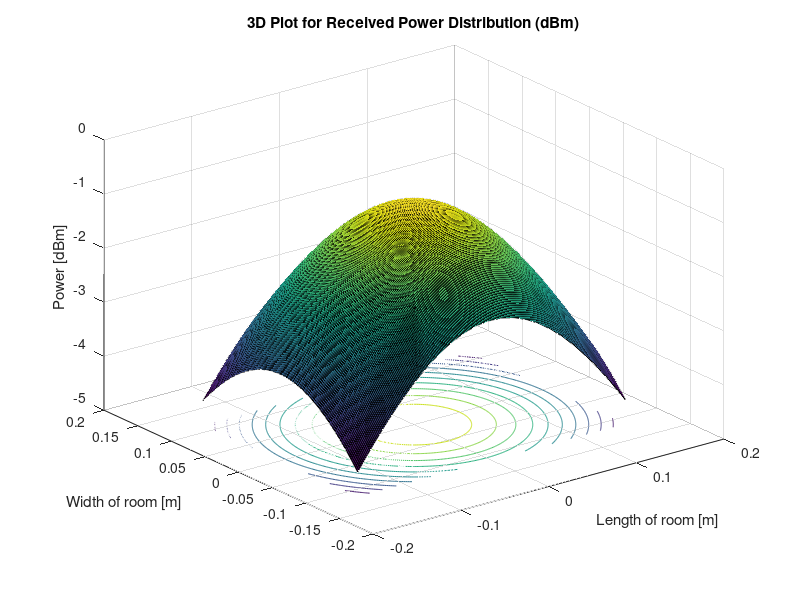
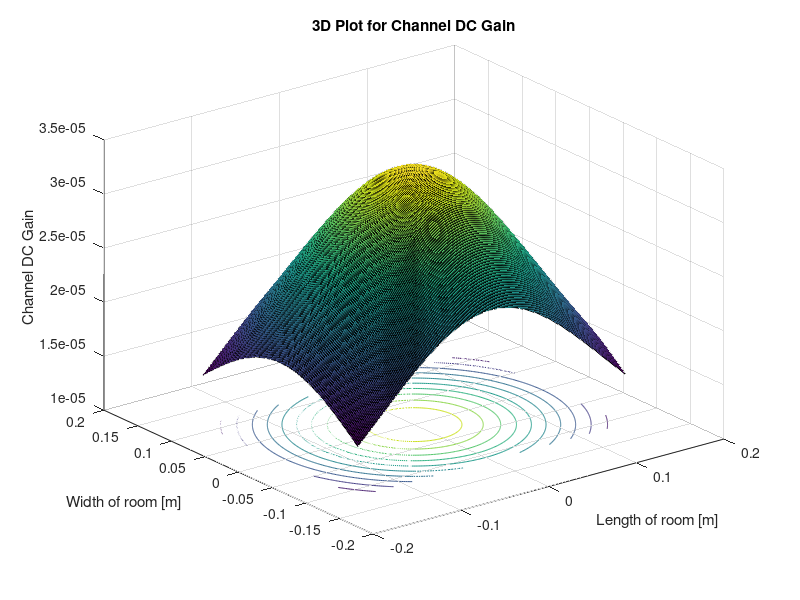
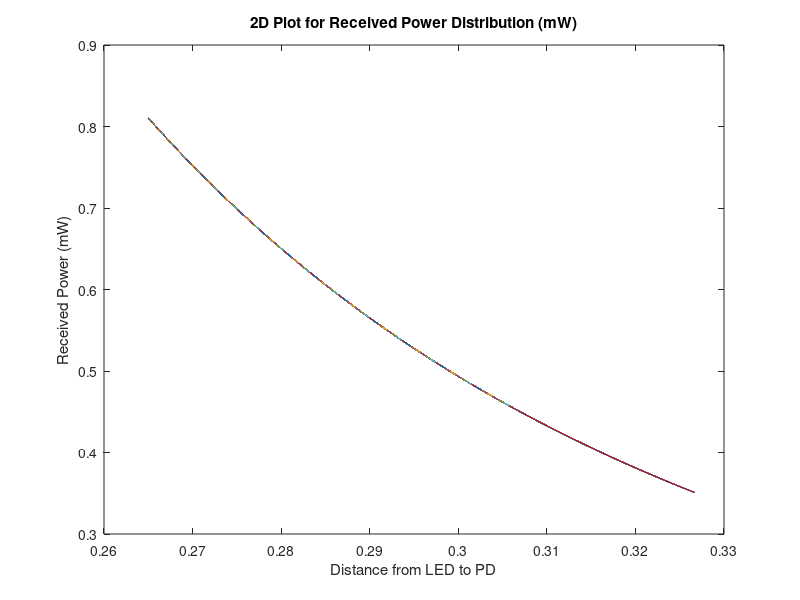

These charts were generated, in order, by the following MATLAB code:
phi = 60; %semi-angle at half power (deg)
m = -log(2)/log(cosd(phi)); %Lambertian order of emission
P_LED =24000; %transmitted optical power (mW)
Arx = 7.45E-6; %detector areaa of PD (sq.cm)
Ts = 1; %gain of optical filter
%index = 1.5; %refractive index of lens at the PD
FOV = 55; %FOV of the receiver (deg)
G_Con= 1; %gain of an optical concentrator

lx=0.305; ly=0.23; lz=0.265; %room dimension in (m)
h=lz; %distance between source and reciver plane (m)
[XT,YT]= meshgrid(0,0); %position of LED

Nx = lx*800; Ny= ly*800; %number of grids in the receiver plane
x=-lx/2:lx/Nx:lx/2;
y=-ly/2:ly/Ny:ly/2;
[XR, YR] = meshgrid(x, y);
D= sqrt((XR-XT).^2+ (YR-YT).^2+h^2); %distance vector from source
cos_irradiance_angle = h./D; %irradiance angle vector
cos_incidence_angle = h./D; %incidence angle vector

HLOS=((m+1)*Arx*(cos_irradiance_angle.^m).*Ts.*G_Con.*cos_incidence_angle)./(2*pi.*D.^2); %channel DC gain for source
P_rx=P_LED.*HLOS; %received power from source
P_rx(find(abs(acosd(cos_incidence_angle))> FOV)) = 0; 
%y=6.52-0.376.*D+5.43.*E(-3).*(D.^(2));
P_rx_total =(P_rx);
% P_rx_initial =P_rx;
% %P_rx_final =P_rx - (1.39.*D-0.122);
% P_rx_final =P_rx - (0.987-6.46.*D+13.9.*(D.^(2)));
%P_rx_final =P_rx - (1.16-8.35.*D+20.5.*(D.^(2))-7.86.*(D.^(3)));
%P_rx_final =P_rx - (58.6-736.*D+3538.*(D.^(2))-7654.*(D.^(3))+6255.*(D.^(4)));
P_rx_dBm=(10*log10(P_rx));

figure(1)
surfc(x,y,P_rx_dBm);
xlabel('Length of room [m]')
ylabel('Width of room [m]' )
zlabel('Power [dBm]' )
hold on
title('3D Plot for Received Power Distribution (dBm)' ) 

figure(2)
surfc(x,y,HLOS);
xlabel('Length of room [m]')
ylabel('Width of room [m]' )
zlabel('Channel DC Gain' )
hold on
title('3D Plot for Channel DC Gain' ) 

% figure(3)
% plot(D,P_rx_initial)
% xlabel('Distance from LED to PD')
% ylabel('Received Power (mW)')
% title('3D Plot for Received Power Distribution Initially (mW)' ) 
% 
% figure(4)
% plot(D,P_rx_final)
% xlabel('Distance from LED to PD')
% ylabel('Received Power (mW)')
% title('3D Plot for Received Power Distribution (mW)-Modeltuned for actual Received Power' )

figure(4)
plot(D,P_rx_total)
xlabel('Distance from LED to PD')
ylabel('Received Power (mW)')
title('2D Plot for Received Power Distribution (mW)')


